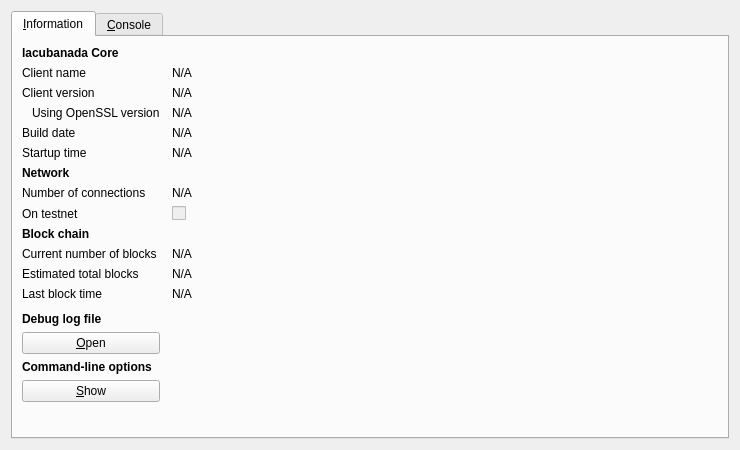
<?xml version="1.0" encoding="UTF-8"?>
<ui version="4.0">
 <class>RPCConsole</class>
 <widget class="QDialog" name="RPCConsole">
  <property name="geometry">
   <rect>
    <x>0</x>
    <y>0</y>
    <width>740</width>
    <height>450</height>
   </rect>
  </property>
  <property name="windowTitle">
   <string>lacubanada - Debug window</string>
  </property>
  <layout class="QVBoxLayout" name="verticalLayout_2">
   <item>
    <widget class="QTabWidget" name="tabWidget">
     <property name="currentIndex">
      <number>0</number>
     </property>
     <widget class="QWidget" name="tab_info">
      <attribute name="title">
       <string>&amp;Information</string>
      </attribute>
      <layout class="QGridLayout" name="gridLayout" columnstretch="0,1">
       <property name="horizontalSpacing">
        <number>12</number>
       </property>
       <item row="0" column="0">
        <widget class="QLabel" name="label_9">
         <property name="font">
          <font>
           <weight>75</weight>
           <bold>true</bold>
          </font>
         </property>
         <property name="text">
          <string>lacubanada Core</string>
         </property>
        </widget>
       </item>
       <item row="1" column="0">
        <widget class="QLabel" name="label_5">
         <property name="text">
          <string>Client name</string>
         </property>
        </widget>
       </item>
       <item row="1" column="1">
        <widget class="QLabel" name="clientName">
         <property name="cursor">
          <cursorShape>IBeamCursor</cursorShape>
         </property>
         <property name="text">
          <string>N/A</string>
         </property>
         <property name="textFormat">
          <enum>Qt::PlainText</enum>
         </property>
         <property name="textInteractionFlags">
          <set>Qt::LinksAccessibleByMouse|Qt::TextSelectableByKeyboard|Qt::TextSelectableByMouse</set>
         </property>
        </widget>
       </item>
       <item row="2" column="0">
        <widget class="QLabel" name="label_6">
         <property name="text">
          <string>Client version</string>
         </property>
        </widget>
       </item>
       <item row="2" column="1">
        <widget class="QLabel" name="clientVersion">
         <property name="cursor">
          <cursorShape>IBeamCursor</cursorShape>
         </property>
         <property name="text">
          <string>N/A</string>
         </property>
         <property name="textFormat">
          <enum>Qt::PlainText</enum>
         </property>
         <property name="textInteractionFlags">
          <set>Qt::LinksAccessibleByMouse|Qt::TextSelectableByKeyboard|Qt::TextSelectableByMouse</set>
         </property>
        </widget>
       </item>
       <item row="3" column="0">
        <widget class="QLabel" name="label_14">
         <property name="text">
          <string>Using OpenSSL version</string>
         </property>
         <property name="indent">
          <number>10</number>
         </property>
        </widget>
       </item>
       <item row="3" column="1">
        <widget class="QLabel" name="openSSLVersion">
         <property name="cursor">
          <cursorShape>IBeamCursor</cursorShape>
         </property>
         <property name="text">
          <string>N/A</string>
         </property>
         <property name="textFormat">
          <enum>Qt::PlainText</enum>
         </property>
         <property name="textInteractionFlags">
          <set>Qt::LinksAccessibleByMouse|Qt::TextSelectableByKeyboard|Qt::TextSelectableByMouse</set>
         </property>
        </widget>
       </item>
       <item row="4" column="0">
        <widget class="QLabel" name="label_12">
         <property name="text">
          <string>Build date</string>
         </property>
        </widget>
       </item>
       <item row="4" column="1">
        <widget class="QLabel" name="buildDate">
         <property name="cursor">
          <cursorShape>IBeamCursor</cursorShape>
         </property>
         <property name="text">
          <string>N/A</string>
         </property>
         <property name="textFormat">
          <enum>Qt::PlainText</enum>
         </property>
         <property name="textInteractionFlags">
          <set>Qt::LinksAccessibleByMouse|Qt::TextSelectableByKeyboard|Qt::TextSelectableByMouse</set>
         </property>
        </widget>
       </item>
       <item row="5" column="0">
        <widget class="QLabel" name="label_13">
         <property name="text">
          <string>Startup time</string>
         </property>
        </widget>
       </item>
       <item row="5" column="1">
        <widget class="QLabel" name="startupTime">
         <property name="cursor">
          <cursorShape>IBeamCursor</cursorShape>
         </property>
         <property name="text">
          <string>N/A</string>
         </property>
         <property name="textFormat">
          <enum>Qt::PlainText</enum>
         </property>
         <property name="textInteractionFlags">
          <set>Qt::LinksAccessibleByMouse|Qt::TextSelectableByKeyboard|Qt::TextSelectableByMouse</set>
         </property>
        </widget>
       </item>
       <item row="6" column="0">
        <widget class="QLabel" name="label_11">
         <property name="font">
          <font>
           <weight>75</weight>
           <bold>true</bold>
          </font>
         </property>
         <property name="text">
          <string>Network</string>
         </property>
        </widget>
       </item>
       <item row="7" column="0">
        <widget class="QLabel" name="label_7">
         <property name="text">
          <string>Number of connections</string>
         </property>
        </widget>
       </item>
       <item row="7" column="1">
        <widget class="QLabel" name="numberOfConnections">
         <property name="cursor">
          <cursorShape>IBeamCursor</cursorShape>
         </property>
         <property name="text">
          <string>N/A</string>
         </property>
         <property name="textFormat">
          <enum>Qt::PlainText</enum>
         </property>
         <property name="textInteractionFlags">
          <set>Qt::LinksAccessibleByMouse|Qt::TextSelectableByKeyboard|Qt::TextSelectableByMouse</set>
         </property>
        </widget>
       </item>
       <item row="8" column="0">
        <widget class="QLabel" name="label_8">
         <property name="text">
          <string>On testnet</string>
         </property>
        </widget>
       </item>
       <item row="8" column="1">
        <widget class="QCheckBox" name="isTestNet">
         <property name="enabled">
          <bool>false</bool>
         </property>
         <property name="text">
          <string/>
         </property>
        </widget>
       </item>
       <item row="9" column="0">
        <widget class="QLabel" name="label_10">
         <property name="font">
          <font>
           <weight>75</weight>
           <bold>true</bold>
          </font>
         </property>
         <property name="text">
          <string>Block chain</string>
         </property>
        </widget>
       </item>
       <item row="10" column="0">
        <widget class="QLabel" name="label_3">
         <property name="text">
          <string>Current number of blocks</string>
         </property>
        </widget>
       </item>
       <item row="10" column="1">
        <widget class="QLabel" name="numberOfBlocks">
         <property name="cursor">
          <cursorShape>IBeamCursor</cursorShape>
         </property>
         <property name="text">
          <string>N/A</string>
         </property>
         <property name="textFormat">
          <enum>Qt::PlainText</enum>
         </property>
         <property name="textInteractionFlags">
          <set>Qt::LinksAccessibleByMouse|Qt::TextSelectableByKeyboard|Qt::TextSelectableByMouse</set>
         </property>
        </widget>
       </item>
       <item row="11" column="0">
        <widget class="QLabel" name="label_4">
         <property name="text">
          <string>Estimated total blocks</string>
         </property>
        </widget>
       </item>
       <item row="11" column="1">
        <widget class="QLabel" name="totalBlocks">
         <property name="cursor">
          <cursorShape>IBeamCursor</cursorShape>
         </property>
         <property name="text">
          <string>N/A</string>
         </property>
         <property name="textFormat">
          <enum>Qt::PlainText</enum>
         </property>
         <property name="textInteractionFlags">
          <set>Qt::LinksAccessibleByMouse|Qt::TextSelectableByKeyboard|Qt::TextSelectableByMouse</set>
         </property>
        </widget>
       </item>
       <item row="12" column="0">
        <widget class="QLabel" name="label_2">
         <property name="text">
          <string>Last block time</string>
         </property>
        </widget>
       </item>
       <item row="12" column="1">
        <widget class="QLabel" name="lastBlockTime">
         <property name="cursor">
          <cursorShape>IBeamCursor</cursorShape>
         </property>
         <property name="text">
          <string>N/A</string>
         </property>
         <property name="textFormat">
          <enum>Qt::PlainText</enum>
         </property>
         <property name="textInteractionFlags">
          <set>Qt::LinksAccessibleByMouse|Qt::TextSelectableByKeyboard|Qt::TextSelectableByMouse</set>
         </property>
        </widget>
       </item>
       <item row="13" column="0">
        <spacer name="verticalSpacer_2">
         <property name="orientation">
          <enum>Qt::Vertical</enum>
         </property>
         <property name="sizeHint" stdset="0">
          <size>
           <width>20</width>
           <height>20</height>
          </size>
         </property>
        </spacer>
       </item>
       <item row="14" column="0">
        <widget class="QLabel" name="labelDebugLogfile">
         <property name="font">
          <font>
           <weight>75</weight>
           <bold>true</bold>
          </font>
         </property>
         <property name="text">
          <string>Debug log file</string>
         </property>
        </widget>
       </item>
       <item row="15" column="0">
        <widget class="QPushButton" name="openDebugLogfileButton">
         <property name="toolTip">
          <string>Open the lacubanada debug log file from the current data directory. This can take a few seconds for large log files.</string>
         </property>
         <property name="text">
          <string>&amp;Open</string>
         </property>
         <property name="autoDefault">
          <bool>false</bool>
         </property>
        </widget>
       </item>
       <item row="16" column="0">
        <widget class="QLabel" name="labelCLOptions">
         <property name="font">
          <font>
           <weight>75</weight>
           <bold>true</bold>
          </font>
         </property>
         <property name="text">
          <string>Command-line options</string>
         </property>
        </widget>
       </item>
       <item row="17" column="0">
        <widget class="QPushButton" name="showCLOptionsButton">
         <property name="toolTip">
          <string>Show the lacubanada-Qt help message to get a list with possible lacubanada command-line options.</string>
         </property>
         <property name="text">
          <string>&amp;Show</string>
         </property>
         <property name="autoDefault">
          <bool>false</bool>
         </property>
        </widget>
       </item>
       <item row="18" column="0">
        <spacer name="verticalSpacer">
         <property name="orientation">
          <enum>Qt::Vertical</enum>
         </property>
         <property name="sizeHint" stdset="0">
          <size>
           <width>20</width>
           <height>40</height>
          </size>
         </property>
        </spacer>
       </item>
      </layout>
     </widget>
     <widget class="QWidget" name="tab_console">
      <attribute name="title">
       <string>&amp;Console</string>
      </attribute>
      <layout class="QVBoxLayout" name="verticalLayout_3">
       <property name="spacing">
        <number>3</number>
       </property>
       <item>
        <widget class="QTextEdit" name="messagesWidget">
         <property name="minimumSize">
          <size>
           <width>0</width>
           <height>100</height>
          </size>
         </property>
         <property name="readOnly">
          <bool>true</bool>
         </property>
         <property name="tabKeyNavigation" stdset="0">
          <bool>false</bool>
         </property>
         <property name="columnCount" stdset="0">
          <number>2</number>
         </property>
        </widget>
       </item>
       <item>
        <layout class="QHBoxLayout" name="horizontalLayout">
         <property name="spacing">
          <number>3</number>
         </property>
         <item>
          <widget class="QLabel" name="label">
           <property name="text">
            <string notr="true">&gt;</string>
           </property>
          </widget>
         </item>
         <item>
          <widget class="QLineEdit" name="lineEdit"/>
         </item>
         <item>
          <widget class="QPushButton" name="clearButton">
           <property name="maximumSize">
            <size>
             <width>24</width>
             <height>24</height>
            </size>
           </property>
           <property name="toolTip">
            <string>Clear console</string>
           </property>
           <property name="text">
            <string/>
           </property>
           <property name="icon">
            <iconset resource="../bitcoin.qrc">
             <normaloff>:/icons/remove</normaloff>:/icons/remove</iconset>
           </property>
           <property name="shortcut">
            <string notr="true">Ctrl+L</string>
           </property>
           <property name="autoDefault">
            <bool>false</bool>
           </property>
          </widget>
         </item>
        </layout>
       </item>
      </layout>
     </widget>
    </widget>
   </item>
  </layout>
 </widget>
 <resources>
  <include location="../bitcoin.qrc"/>
 </resources>
 <connections/>
</ui>
